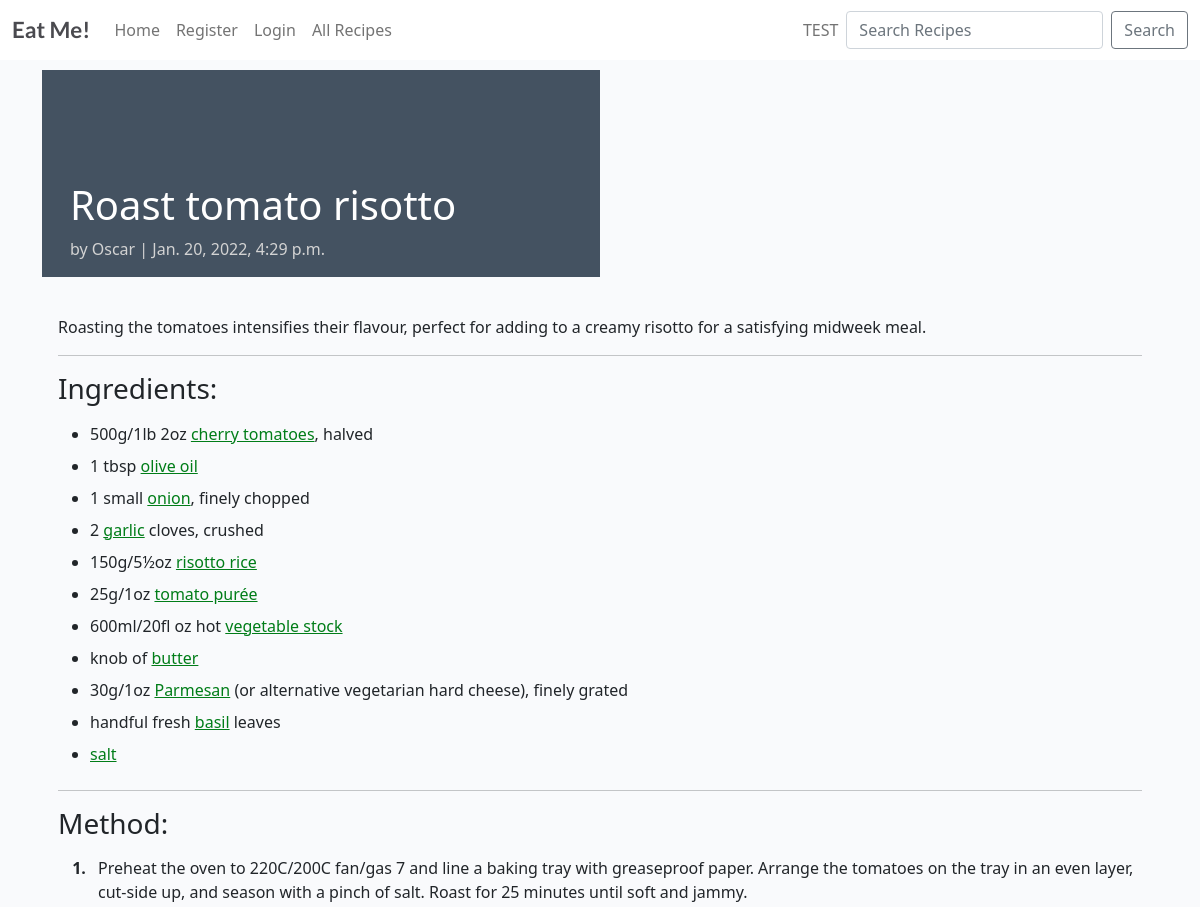
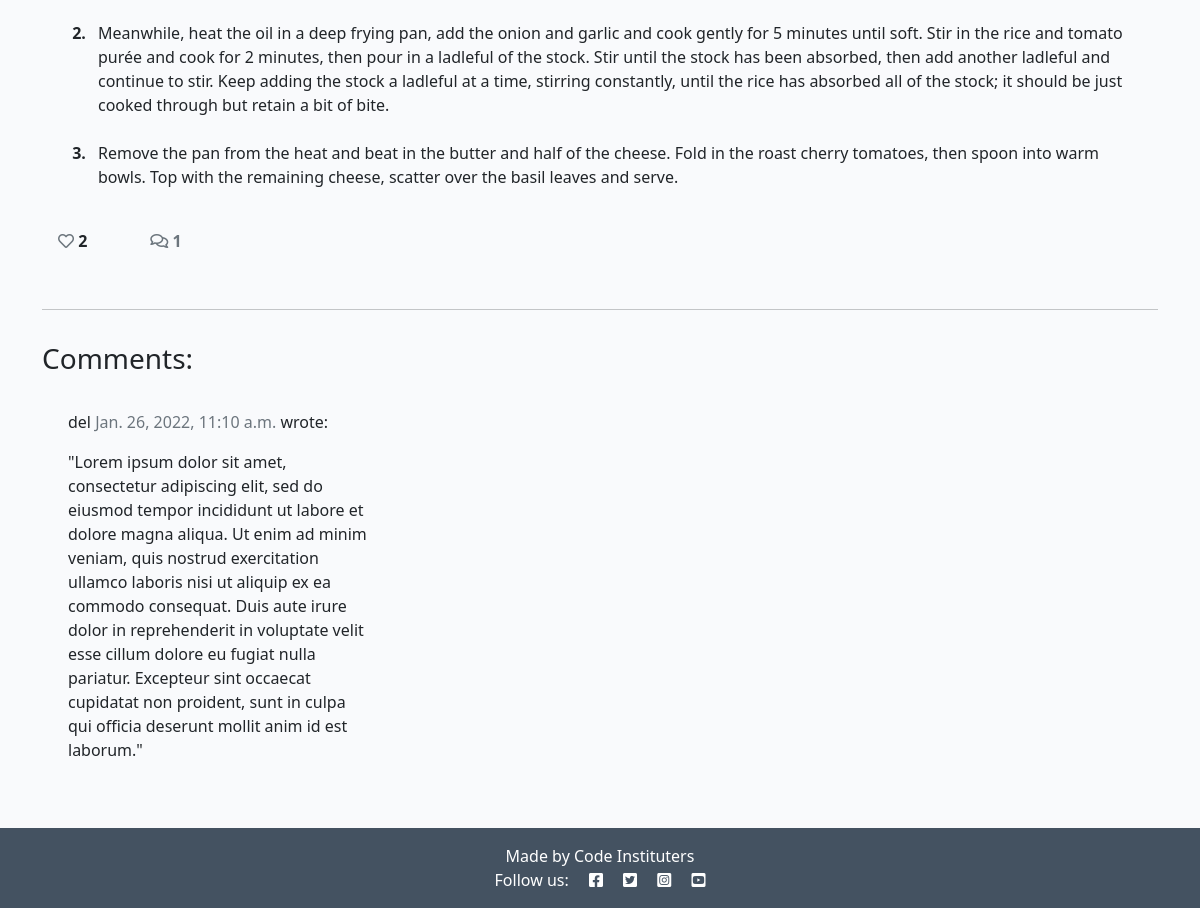
The app's page /roast-tomato-risotto/ with its own data (2 pictures, top to bottom).
### post/models.py (models this page shows, shortened)
class Post(models.Model):
    title = models.CharField(max_length=200, unique=True)
    slug = models.SlugField(max_length=200, unique=True)
    author = models.ForeignKey(
        User, on_delete=models.CASCADE, related_name="recipes", null=True
        )
    published_on = models.DateTimeField(auto_now=True)
    updated_on = models.DateTimeField(auto_now=True)
    description = models.TextField()
    ingredients = models.TextField()
    method = models.TextField()
    is_vegan = models.BooleanField(default=False)
    image = CloudinaryField('image', default='placeholder')
    likes = models.ManyToManyField(User, related_name='post_likes', blank=True)
    class Meta:
        ordering = ['-published_on']
    def number_of_likes(self):
        return self.likes.count()

class Comment(models.Model):
    post = models.ForeignKey(
        Post, on_delete=models.CASCADE, related_name='comments'
        )
    name = models.CharField(max_length=80)
    email = models.EmailField()
    body = models.TextField()
    created_on = models.DateTimeField(auto_now_add=True)
    approved = models.BooleanField(default=False)
    class Meta:
        ordering = ['created_on']

### post/views.py (the view, shortened to what this page needs)
# urls.py: path('<slug:slug>/', views.PostDetail.as_view(), name="post_detail"),
class PostDetail(View):
    def get(self, request, slug, *args, **kwargs):
        queryset = Post.objects.all()
        post = get_object_or_404(queryset, slug=slug)
        comments = post.comments.filter(approved=True).order_by('created_on')
        liked = False
        if post.likes.filter(id=self.request.user.id).exists():
            liked = True
        return render(
            request,
            "post_detail.html",
            {
                "post": post,
                "comments": comments,
                "commented": False,
                "liked": liked,
                "comment_form": CommentForm()
            },
        )

### post/forms.py
class CommentForm(forms.ModelForm):
    class Meta:
        model = Comment
        fields = ('body',)

### templates/post_detail.html (shortened to what this page needs)
{% extends 'base.html' %} {% block content %}
{% load crispy_forms_tags %}
<div class="masthead" style="height:auto;">
    <div class="container">
        <div class="row g-0">
            <div class="col-md-6 masthead-text">
                <h1 class="post-title"> {{ post.title }}</h1>
                <p class="post-subtitle">by {{ post.author }} | {{ post.published_on }}</p>
            </div>
            <div class="d-md-block col-md-6 ">
            </div>
        </div>
    </div>
</div>
<div class="container">
    <div class="row">
        <div class="col card mb-4  mt-3 left  top">
            <div class="card-body">
                <p>{{ post.description|striptags }}</p>
                <hr/>
                <h3>Ingredients:</h3>
                <p class="card-text ">{{ post.ingredients | safe }}</p>
                <hr/>
                <h3>Method:</h3>
                <p class="card-text ">{{ post.method | safe }}</p>
                <div class="row">
                    <div class="col-1">
                        <strong>
                            {% if user.is_authenticated %}
                            <form class="d-inline" action="{% url 'post_like' post.slug %}" method="POST">
                                {% csrf_token %}
                                {% if liked %}
                            <button type="submit" name="blogpost_id" value="{{ post.slug }}" class="btn-like">
                                <i class="fas fa-heart"></i>
                            </button>
                            {% else %}
                            <button type="submit" name="blogpost_id" value="{{ post.slug }}" class="btn-like">
                            <i class="far fa-heart"></i></button>
                                {% endif %}
                            </form>
                            {% else %}
                            <span class="text-secondary"><i class="far fa-heart"></i></span>
                            {% endif %}
                            {{ post.number_of_likes }}
                        </strong>
                    </div>
                    <div class="col-1">
                        {% with comments.count as total_comments %}
                        <strong class="text-secondary"><i class="far fa-comments"></i>
                            {{ total_comments }}
                        </strong>
                        {% endwith %}
                    </div>
                </div>
            </div>
        </div>
    </div>
    <div class="row">
        <div class="col">
            <hr>
        </div>
    </div>
    <div class="row">
        <div class="col card mb-4  mt-3 ">
            <h3>Comments:</h3>
            <div class="card-body">
                {% for comment in comments %}
                <div class="comments" style="padding: 10px;">
                    <p class="font-weight-bold">
                        {{ comment.name }}
                        <span class=" text-muted font-weight-normal">
                            {{ comment.created_on }}
                        </span> wrote:
                    </p>
                    {{ comment.body | linebreaks }}
                </div>
                {% endfor %}
            </div>
        </div>
        <div class="col-md-8 card mb-4  mt-3 ">
            <div class="card-body">
            </div>
        </div>
    </div>
</div>
{% endblock content %}

### static/css/style.css (style rules this page uses)
body { background-color: #F9FAFC; }
.main-bg { background-color: #F9FAFC; }
.card { border: none; background-color: transparent; }
.masthead { margin-top: 10px; overflow: hidden; position: relative; display: inline-block; height: 33vh; width: 100%; }
.masthead-text { background-color: #445261; color: white; position: relative; }
.post-title { margin-top: 20%; margin-left: 5%; }
.post-subtitle { margin-left: 5%; color: lightgray; }

### records on screen
Post: title "Roast tomato risotto", author "Oscar", published_on "Jan. 20, 2022, 4:29 p.m.", description "Roasting the tomatoes intensifies their flavour, perfect for adding to a creamy risotto for a satisfying midweek meal.", ingredients "500g/1lb 2oz cherry tomatoes , halved 1 tbsp olive oil 1 small onion , finely chopped 2 garlic cloves, crushed 150g/5½oz risotto rice 25g/1oz tomato purée 600ml/20fl oz hot vegetable stock knob of butter 30g/1oz Parmesan (or alternative vegetarian hard cheese), finely grated handful fresh basil leaves salt", method "Preheat the oven to 220C/200C fan/gas 7 and line a baking tray with greaseproof paper. Arrange the tomatoes on the tray in an even layer, cut-side up, and season with a pinch of salt. Roast for 25 minutes until soft and jammy. Meanwhile, heat the oil in a deep frying pan, add the onion and garlic and cook gently for 5 minutes until soft. Stir in the rice and tomato purée and cook for 2 minutes, then pour in a ladleful of the stock. Stir until the stock has been absorbed, then add another ladleful and continue to stir. Keep adding the stock a ladleful at a time, stirring constantly, until the rice has absorbed all of the stock; it should be just cooked through but retain a bit of bite.…", number_of_likes "2"
Comment: name "del", created_on "Jan. 26, 2022, 11:10 a.m.", body "\"Lorem ipsum dolor sit amet, consectetur adipiscing elit, sed do eiusmod tempor incididunt ut labore et dolore magna aliqua. Ut enim ad minim veniam, quis nostrud exercitation ullamco laboris nisi ut aliquip ex ea commodo consequat. Duis aute irure dolor in reprehenderit in voluptate velit esse cillum dolore eu fugiat nulla pariatur. Excepteur sint occaecat cupidatat non proident, sunt in culpa qui officia deserunt mollit anim id est laborum.\""

### other values on screen
{{ total_comments }} "1"
